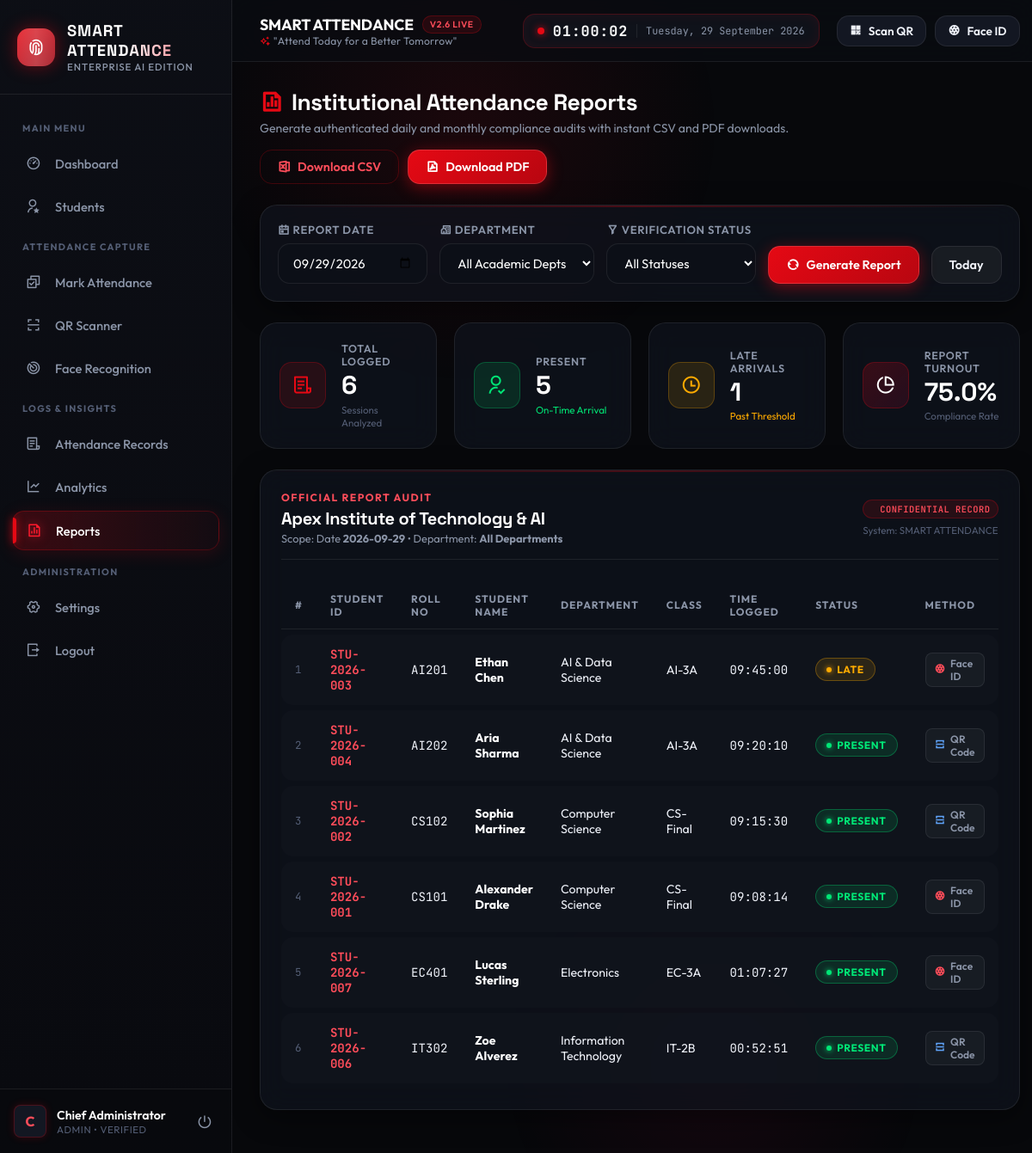
The app's page /reports (signed in) with its own data.
### tables this page shows
CREATE TABLE users (
            id INTEGER PRIMARY KEY AUTOINCREMENT,
            username TEXT UNIQUE NOT NULL,
            password_hash TEXT NOT NULL,
            role TEXT DEFAULT 'Admin',
            name TEXT NOT NULL,
            email TEXT UNIQUE NOT NULL,
            created_at TIMESTAMP DEFAULT CURRENT_TIMESTAMP
        );

CREATE TABLE settings (
            key TEXT PRIMARY KEY,
            value TEXT NOT NULL
        );

CREATE TABLE attendance (
            id INTEGER PRIMARY KEY AUTOINCREMENT,
            student_id TEXT NOT NULL,
            date TEXT NOT NULL,
            time TEXT NOT NULL,
            status TEXT NOT NULL,
            method TEXT NOT NULL,
            created_at TIMESTAMP DEFAULT CURRENT_TIMESTAMP,
            FOREIGN KEY (student_id) REFERENCES students (student_id) ON DELETE CASCADE
        );

CREATE TABLE students (
            id INTEGER PRIMARY KEY AUTOINCREMENT,
            student_id TEXT UNIQUE NOT NULL,
            roll_no TEXT UNIQUE NOT NULL,
            name TEXT NOT NULL,
            email TEXT NOT NULL,
            department TEXT NOT NULL,
            class_name TEXT NOT NULL,
            qr_code TEXT,
            face_registered INTEGER DEFAULT 0,
            created_at TIMESTAMP DEFAULT CURRENT_TIMESTAMP
        );

### app.py (the view)
@app.route('/reports')
@login_required
def reports():
    date_filter = request.args.get('date', date.today().strftime('%Y-%m-%d'))
    department = request.args.get('department', '')
    status_filter = request.args.get('status', '')
    record_list = get_attendance_records(
        date_filter=date_filter,
        department=department,
        status=status_filter
    )
    all_students_raw = get_all_students()
    departments = sorted(list(set(s['department'] for s in all_students_raw if s['department'])))
    total_students = len(all_students_raw)
    present_count = sum(1 for r in record_list if r['status'] == 'Present')
    late_count = sum(1 for r in record_list if r['status'] == 'Late')
    absent_count = max(0, total_students - (present_count + late_count))
    summary = {
        "total_records": len(record_list),
        "present_count": present_count,
        "late_count": late_count,
        "absent_count": absent_count,
        "percentage": round(((present_count + late_count) / total_students * 100), 1) if total_students > 0 else 0
    }
    return render_template('reports.html',
                           records=record_list,
                           departments=departments,
                           selected_date=date_filter,
                           selected_dept=department,
                           selected_status=status_filter,
                           summary=summary)

### app.py (called while the page is built)
def login_required(f):
    @wraps(f)
    def decorated_function(*args, **kwargs):
        if 'user_id' not in session:
            flash('Please log in to access this page.', 'warning')
            return redirect(url_for('login'))
        return f(*args, **kwargs)
    return decorated_function

@app.context_processor
def inject_global_data():
    settings = get_settings()
    current_user = None
    if 'user_id' in session:
        current_user = get_user_by_id(session['user_id'])
    return {
        'settings': settings,
        'current_user': current_user,
        'current_time': datetime.now().strftime('%H:%M:%S'),
        'current_date': date.today().strftime('%A, %d %B %Y')
    }

### utils/database.py (called while the page is built)
def get_db_connection():
    conn = sqlite3.connect(DB_PATH)
    conn.row_factory = sqlite3.Row
    conn.execute("PRAGMA foreign_keys = ON")
    return conn

def get_user_by_id(user_id):
    conn = get_db_connection()
    user = conn.execute("SELECT * FROM users WHERE id = ?", (user_id,)).fetchone()
    conn.close()
    return user

def get_settings():
    conn = get_db_connection()
    rows = conn.execute("SELECT key, value FROM settings").fetchall()
    conn.close()
    return {row['key']: row['value'] for row in rows}

def get_all_students(search=None, department=None, class_name=None):
    conn = get_db_connection()
    query = "SELECT * FROM students WHERE 1=1"
    params = []
    if search:
        query += " AND (name LIKE ? OR student_id LIKE ? OR roll_no LIKE ? OR email LIKE ?)"
        term = f"%{search}%"
        params.extend([term, term, term, term])
    if department:
        query += " AND department = ?"
        params.append(department)
    if class_name:
        query += " AND class_name = ?"
        params.append(class_name)
    query += " ORDER BY id DESC"
    students = conn.execute(query, params).fetchall()
    conn.close()
    return students

### templates/reports.html (shortened to what this page needs)
{% extends "base.html" %}
{% block content %}
<div class="dashboard-header-row" style="display: flex; justify-content: space-between; align-items: flex-end; margin-bottom: 24px; flex-wrap: wrap; gap: 16px;">
  <div>
    <h2 style="font-size: 1.65rem; font-weight: 800; color: #fff; display: flex; align-items: center; gap: 10px;">
      <i class="ri-file-chart-line" style="color: var(--primary-red);"></i>
      <span>Institutional Attendance Reports</span>
    </h2>
    <p style="color: var(--text-muted); font-size: 0.88rem; margin-top: 4px;">
      Generate authenticated daily and monthly compliance audits with instant CSV and PDF downloads.
    </p>
  </div>
  <div style="display: flex; gap: 10px;">
    <a href="{{ url_for('api_export_csv', date=selected_date, department=selected_dept, status=selected_status) }}" class="btn btn-outline-red">
      <i class="ri-file-excel-2-line"></i> Download CSV
    </a>
    <button type="button" class="btn btn-primary" onclick="printReportDocument()">
      <i class="ri-file-pdf-2-line"></i> Download PDF
    </button>
  </div>
</div>
<div class="glass-card" style="padding: 20px; margin-bottom: 24px;">
  <form method="GET" action="{{ url_for('reports') }}" style="display: flex; gap: 14px; flex-wrap: wrap; align-items: flex-end;">
    <div style="flex: 1; min-width: 170px;">
      <label class="form-label"><i class="ri-calendar-event-line"></i> Report Date</label>
      <input type="date" name="date" class="form-control" value="{{ selected_date }}">
    </div>
    <div style="flex: 1; min-width: 180px;">
      <label class="form-label"><i class="ri-community-line"></i> Department</label>
      <select name="department" class="form-select">
        <option value="">All Academic Depts</option>
      </select>
    </div>
    <div style="flex: 1; min-width: 160px;">
      <label class="form-label"><i class="ri-filter-2-line"></i> Verification Status</label>
      <select name="status" class="form-select">
        <option value="">All Statuses</option>
      </select>
    </div>
    <button type="submit" class="btn btn-primary" style="height: 44px;">
      <i class="ri-refresh-line"></i> Generate Report
    </button>
    <button type="button" class="btn btn-secondary" style="height: 44px;" onclick="setTodayDate()">
      Today
    </button>
  </form>
</div>
<div class="stats-grid" style="grid-template-columns: repeat(auto-fit, minmax(200px, 1fr)); margin-bottom: 24px;">
  <div class="stat-card total">
    <div class="stat-icon-wrapper"><i class="ri-file-list-3-line"></i></div>
    <div class="stat-info">
      <div class="stat-label">Total Logged</div>
      <div class="stat-value font-mono">{{ summary.total_records }}</div>
      <div class="stat-trend">Sessions Analyzed</div>
    </div>
  </div>
  <div class="stat-card present">
    <div class="stat-icon-wrapper"><i class="ri-user-follow-line"></i></div>
    <div class="stat-info">
      <div class="stat-label">Present</div>
      <div class="stat-value font-mono">{{ summary.present_count }}</div>
      <div class="stat-trend" style="color: var(--status-present);">On-Time Arrival</div>
    </div>
  </div>
  <div class="stat-card late">
    <div class="stat-icon-wrapper"><i class="ri-time-line"></i></div>
    <div class="stat-info">
      <div class="stat-label">Late Arrivals</div>
      <div class="stat-value font-mono">{{ summary.late_count }}</div>
      <div class="stat-trend" style="color: var(--status-late);">Past Threshold</div>
    </div>
  </div>
  <div class="stat-card rate">
    <div class="stat-icon-wrapper"><i class="ri-pie-chart-line"></i></div>
    <div class="stat-info">
      <div class="stat-label">Report Turnout</div>
      <div class="stat-value font-mono">{{ summary.percentage }}%</div>
      <div class="stat-trend">Compliance Rate</div>
    </div>
  </div>
</div>
<div class="glass-card" id="reportDocumentArea">
  <div class="card-title-row" style="border-bottom: 1px solid var(--border-subtle); padding-bottom: 16px; margin-bottom: 20px;">
    <div>
      <div style="font-size: 0.76rem; text-transform: uppercase; letter-spacing: 0.12em; color: var(--neon-coral); font-weight: 700;">
        OFFICIAL REPORT AUDIT
      </div>
      <h3 style="font-size: 1.25rem; font-weight: 800; color: #fff; margin-top: 4px;">
        {{ settings.get('institution_name', 'Apex Institute of Technology & AI') }}
      </h3>
      <p style="font-size: 0.8rem; color: var(--text-muted); margin-top: 2px;">
        Scope: Date <strong>{{ selected_date }}</strong> • Department: <strong>{{ selected_dept or 'All Departments' }}</strong>
      </p>
    </div>
    <div style="text-align: right;">
      <div class="system-badge font-mono">CONFIDENTIAL RECORD</div>
      <div style="font-size: 0.72rem; color: var(--text-dim); margin-top: 6px;">
        System: {{ settings.get('system_title', 'SMART ATTENDANCE') }}
      </div>
    </div>
  </div>
  <div class="table-responsive">
    <table class="custom-table">
      <thead>
        <tr>
          <th>#</th>
          <th>Student ID</th>
          <th>Roll No</th>
          <th>Student Name</th>
          <th>Department</th>
          <th>Class</th>
          <th>Time Logged</th>
          <th>Status</th>
          <th>Method</th>
        </tr>
      </thead>
      <tbody>
        {% if records %}
          {% for r in records %}
            <tr>
              <td class="font-mono" style="color: var(--text-dim); font-size: 0.78rem;">{{ loop.index }}</td>
              <td class="font-mono" style="color: var(--neon-coral); font-weight: 700;">{{ r.student_id }}</td>
              <td class="font-mono">{{ r.roll_no }}</td>
              <td style="font-weight: 700; color: #fff;">{{ r.name }}</td>
              <td>{{ r.department }}</td>
              <td>{{ r.class_name }}</td>
              <td class="font-mono">{{ r.time }}</td>
              <td>
                <span class="badge-status {{ r.status }}">{{ r.status }}</span>
              </td>
              <td>
                <span class="badge-method">
                  {% if r.method == 'Face Recognition' %}
                    <i class="ri-camera-lens-line" style="color: var(--neon-coral);"></i> Face ID
                  {% elif r.method == 'QR Scan' %}
                    <i class="ri-qr-scan-line" style="color: #60a5fa;"></i> QR Code
                  {% else %}
                    <i class="ri-keyboard-line"></i> Manual
                  {% endif %}
                </span>
              </td>
            </tr>
          {% endfor %}
        {% endif %}
      </tbody>
    </table>
  </div>
</div>
{% endblock %}

### templates/base.html (shortened to what this page needs)
<!DOCTYPE html>
<html lang="en">
<head>
  <link href="https://cdn.jsdelivr.net/npm/remixicon@4.2.0/fonts/remixicon.css" rel="stylesheet" />
  <link rel="stylesheet" href="{{ url_for('static', filename='css/style.css') }}">
</head>
<body>
<div class="app-container">
  <aside class="sidebar">
    <div class="sidebar-header">
      <div class="brand-icon">
        <i class="ri-fingerprint-2-line"></i>
      </div>
      <div class="brand-text">
        <h1>SMART ATTENDANCE</h1>
        <p>Enterprise AI Edition</p>
      </div>
    </div>
    <nav class="sidebar-nav">
      <span class="nav-section-title">Main Menu</span>
      <a href="{{ url_for('dashboard') }}" class="nav-item {% if request.endpoint == 'dashboard' %}active{% endif %}">
        <i class="ri-dashboard-3-line"></i>
        <span>Dashboard</span>
      </a>
      <a href="{{ url_for('students') }}" class="nav-item {% if request.endpoint == 'students' %}active{% endif %}">
        <i class="ri-user-star-line"></i>
        <span>Students</span>
      </a>
      <span class="nav-section-title">Attendance Capture</span>
      <a href="{{ url_for('attendance') }}" class="nav-item {% if request.endpoint == 'attendance' %}active{% endif %}">
        <i class="ri-checkbox-multiple-line"></i>
        <span>Mark Attendance</span>
      </a>
      <a href="{{ url_for('qr_scanner') }}" class="nav-item {% if request.endpoint == 'qr_scanner' %}active{% endif %}">
        <i class="ri-qr-scan-2-line"></i>
        <span>QR Scanner</span>
      </a>
      <a href="{{ url_for('face_recognition_page') }}" class="nav-item {% if request.endpoint == 'face_recognition_page' %}active{% endif %}">
        <i class="ri-scan-2-line"></i>
        <span>Face Recognition</span>
      </a>
      <span class="nav-section-title">Logs & Insights</span>
      <a href="{{ url_for('records') }}" class="nav-item {% if request.endpoint == 'records' %}active{% endif %}">
        <i class="ri-file-list-3-line"></i>
        <span>Attendance Records</span>
      </a>
      <a href="{{ url_for('analytics') }}" class="nav-item {% if request.endpoint == 'analytics' %}active{% endif %}">
        <i class="ri-line-chart-line"></i>
        <span>Analytics</span>
      </a>
      <a href="{{ url_for('reports') }}" class="nav-item {% if request.endpoint == 'reports' %}active{% endif %}">
        <i class="ri-file-chart-line"></i>
        <span>Reports</span>
      </a>
      <span class="nav-section-title">Administration</span>
      <a href="{{ url_for('settings_page') }}" class="nav-item {% if request.endpoint == 'settings_page' %}active{% endif %}">
        <i class="ri-settings-4-line"></i>
        <span>Settings</span>
      </a>
      <a href="{{ url_for('logout') }}" class="nav-item">
        <i class="ri-logout-box-r-line"></i>
        <span>Logout</span>
      </a>
    </nav>
    <div class="sidebar-footer">
      <div class="user-mini-card">
        <div class="user-avatar">
          {{ session.get('name', 'Admin')[0] | upper }}
        </div>
        <div class="user-info">
          <div class="user-name">{{ session.get('name', 'Administrator') }}</div>
          <div class="user-role">{{ session.get('role', 'Faculty') }} • Verified</div>
        </div>
        <a href="{{ url_for('logout') }}" class="logout-link" title="Sign Out">
          <i class="ri-shut-down-line"></i>
        </a>
      </div>
    </div>
  </aside>
  <main class="main-wrapper">
    <header class="app-header">
      <div class="header-left">
        <div class="header-tagline">
          <div class="header-title">
            <span>SMART ATTENDANCE</span>
            <span class="system-badge">v2.6 LIVE</span>
          </div>
          <div class="header-subtitle">
            <i class="ri-sparkling-2-line" style="color: var(--primary-red);"></i> "Attend Today for a Better Tomorrow"
          </div>
        </div>
      </div>
      <div class="header-right">
        <div class="live-clock-badge font-mono">
          <div class="live-pulse"></div>
          <div class="clock-time" id="liveClockTime">{{ current_time }}</div>
          <div class="clock-date">{{ current_date }}</div>
        </div>
        <div class="header-actions">
          <a href="{{ url_for('qr_scanner') }}" class="btn-header-action" title="Quick QR Scan">
            <i class="ri-qr-code-line"></i>
            <span>Scan QR</span>
          </a>
          <a href="{{ url_for('face_recognition_page') }}" class="btn-header-action" title="Open Face Recognition">
            <i class="ri-camera-lens-line"></i>
            <span>Face ID</span>
          </a>
        </div>
      </div>
    </header>
    <section class="content-body">
      {% block content %}{% endblock %}
    </section>
  </main>
</div>
</body>
</html>

### records on screen
users: get "Chief Administrator"
settings: get "Apex Institute of Technology & AI"
settings: get "SMART ATTENDANCE"
attendance: student_id "STU-2026-003", roll_no "AI201", name "Ethan Chen", department "AI & Data Science", class_name "AI-3A", time "09:45:00", status "LATE", method "Face Recognition" (drawn)
attendance: student_id "STU-2026-004", roll_no "AI202", name "Aria Sharma", department "AI & Data Science", class_name "AI-3A", time "09:20:10", status "PRESENT", method "QR Scan" (drawn)
attendance: student_id "STU-2026-002", roll_no "CS102", name "Sophia Martinez", department "Computer Science", class_name "CS-Final", time "09:15:30", status "PRESENT", method "QR Scan" (drawn)
attendance: student_id "STU-2026-001", roll_no "CS101", name "Alexander Drake", department "Computer Science", class_name "CS-Final", time "09:08:14", status "PRESENT", method "Face Recognition" (drawn)
attendance: student_id "STU-2026-007", roll_no "EC401", name "Lucas Sterling", department "Electronics", class_name "EC-3A", time "01:07:27", status "PRESENT", method "Face Recognition" (drawn)
attendance: student_id "STU-2026-006", roll_no "IT302", name "Zoe Alverez", department "Information Technology", class_name "IT-2B", time "00:52:51", status "PRESENT", method "QR Scan" (drawn)

### other values on screen
{{ session.get('name', 'Admin')[0] | upper }} "C"
{{ session.get('role', 'Faculty') }} "ADMIN"
{{ summary.total_records }} "6"
{{ summary.present_count }} "5"
{{ summary.late_count }} "1"
{{ summary.percentage }} "75.0"
{{ selected_date }} "2026-09-29"
{{ selected_dept or 'All Departments' }} "All Departments"
